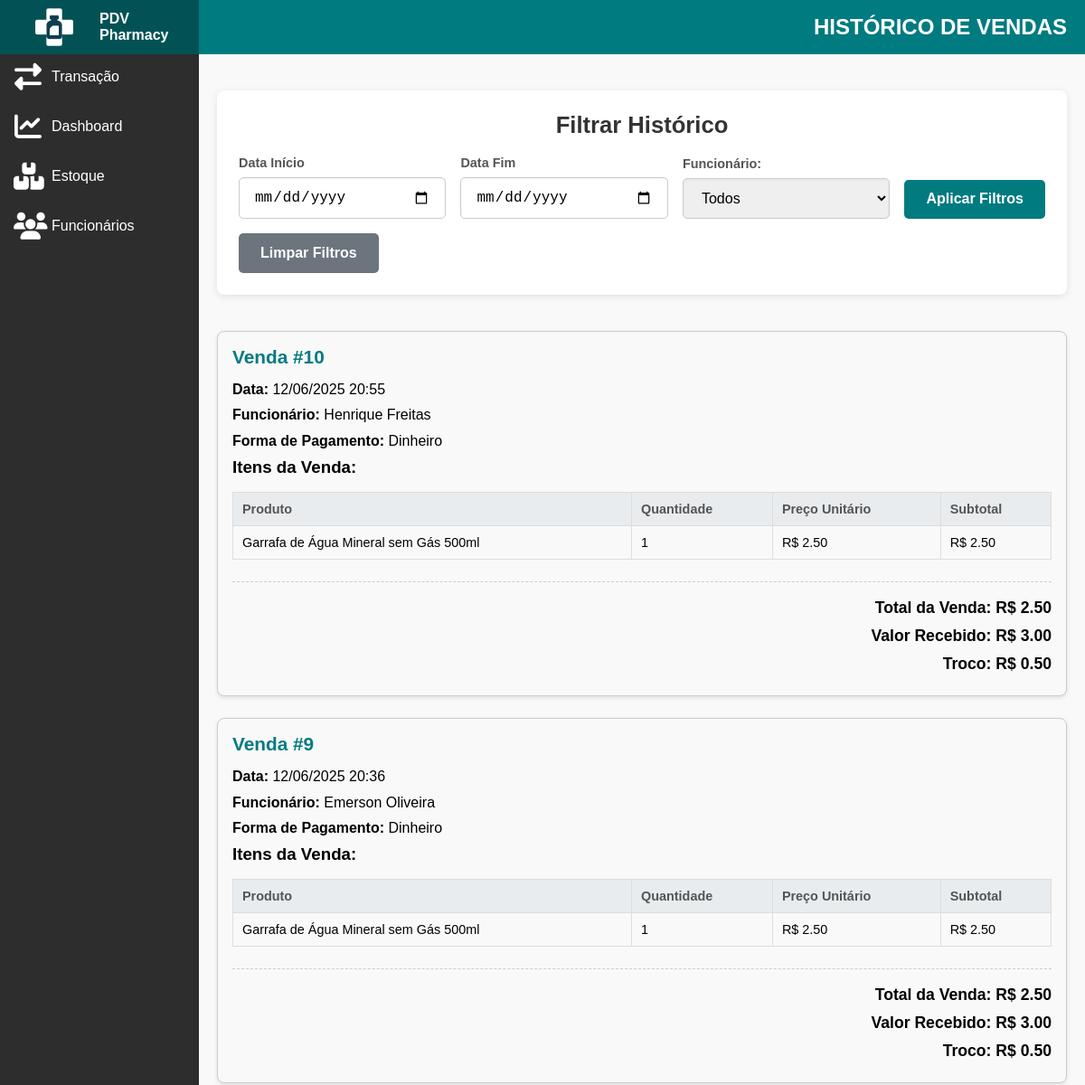
/vendas/historico/ (signed in, upper part), run on an earlier commit of the app's database.
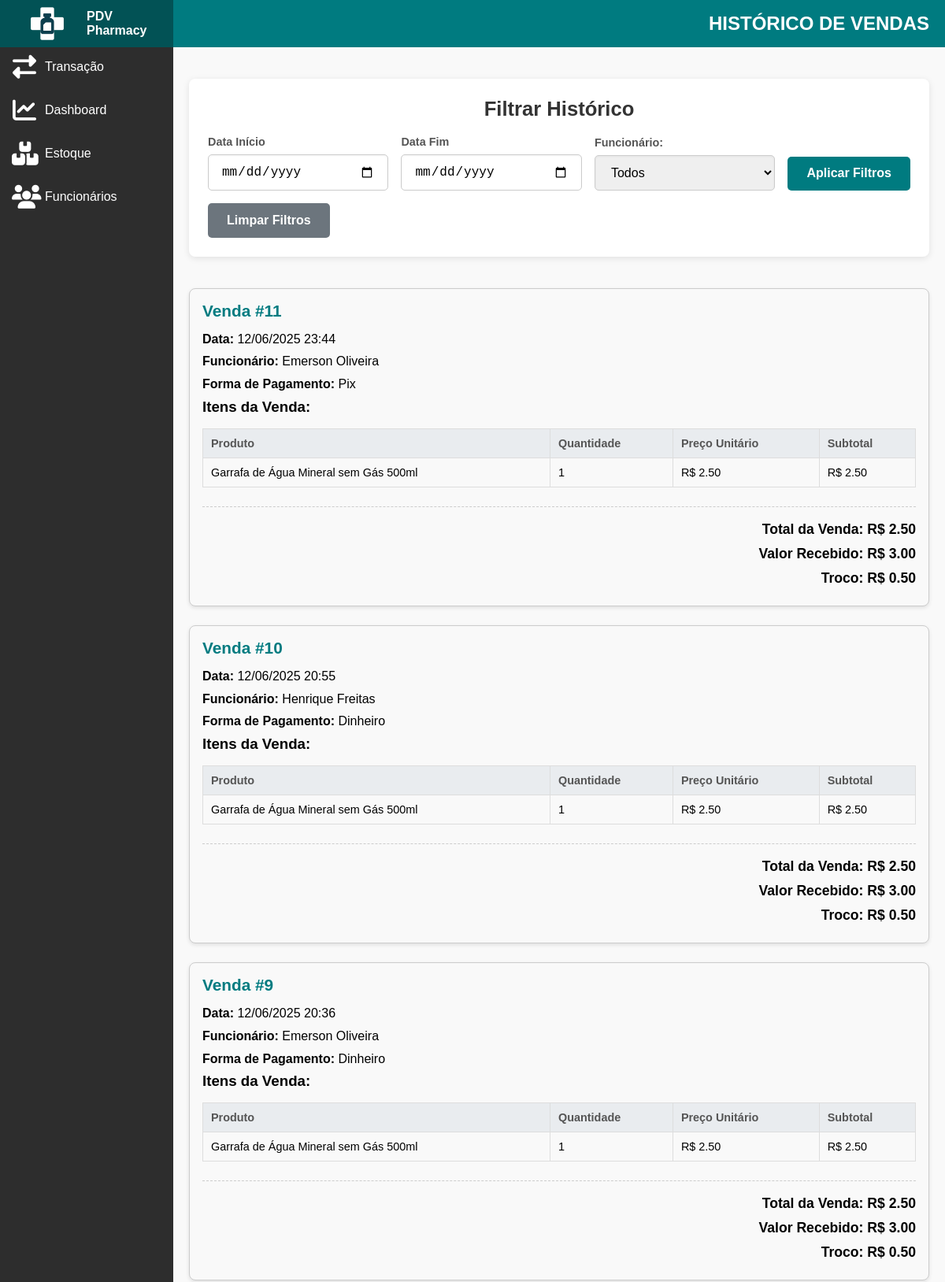
And on a later commit of the database.
### vendas/models.py (models this page shows, shortened)
class Venda(models.Model):
    FORMA_PAGAMENTO_CHOICES = [
        ('DINHEIRO', 'Dinheiro'),
        ('PIX', 'Pix'),
        ('CARTAO_CREDITO', 'Cartão de Crédito'),
        ('CARTAO_DEBITO', 'Cartão de Débito'),
    ]
    data = models.DateTimeField(auto_now_add=True)
    funcionario = models.ForeignKey(User, on_delete=models.PROTECT)
    total = models.DecimalField(max_digits=10, decimal_places=2)
    valor_recebido = models.DecimalField(max_digits=10, decimal_places=2)
    troco = models.DecimalField(max_digits=10, decimal_places=2)
    forma_pagamento = models.CharField(
        max_length=20,
        choices=FORMA_PAGAMENTO_CHOICES,
        default='DINHEIRO' # Valor padrão
    )

class ItemVenda(models.Model):
    venda = models.ForeignKey(Venda, related_name='itens', on_delete=models.CASCADE)
    produto = models.ForeignKey(Produto, on_delete=models.PROTECT)
    quantidade = models.PositiveIntegerField()
    preco_unitario = models.DecimalField(max_digits=10, decimal_places=2)
    subtotal = models.DecimalField(max_digits=10, decimal_places=2)
    codigo_barras = models.CharField(max_length=20, null=True, blank=True)

### estoque/models.py (models this page shows, shortened)
class Produto(models.Model):
    CATEGORIAS = [
        ('medicamento', 'Medicamento'),
        ('cosmetico', 'Cosmético'),
        ('suplemento', 'Suplemento'),
        ('higiene', 'Higiene Pessoal'),
        ('perfumaria', 'Perfumaria'),
        ('bem_estar', 'Bem-estar'),
        ('veterinario', 'Produtos Veterinários'),
    ]
    nome = models.CharField(max_length=100)
    descricao = models.TextField(blank=True)
    preco = models.DecimalField(max_digits=10, decimal_places=2)
    categoria = models.CharField(max_length=100, choices=CATEGORIAS)
    codigo_barras = models.CharField(max_length=100, unique=True)
    imagem = models.ImageField(upload_to='produtos/', blank=True, null=True)
    quantidade_estoque = models.PositiveIntegerField(default=0)
    ativo = models.BooleanField(default=True)

### vendas/views.py (the view)
# urls.py: path('historico/', views.historico_vendas, name='historico_vendas'),
@login_required
def historico_vendas(request):
    vendas_qs = Venda.objects.select_related('funcionario').prefetch_related('itens__produto').order_by('-data')
    data_inicio_str = request.GET.get('data_inicio')
    data_fim_str = request.GET.get('data_fim')
    funcionario_id = request.GET.get('funcionario')
    if data_inicio_str:
        try:
            data_inicio = timezone.datetime.strptime(data_inicio_str, '%Y-%m-%d').date()
            vendas_qs = vendas_qs.filter(data__date__gte=data_inicio)
        except ValueError:
            messages.error(request, "Formato de data de início inválido.")
    if data_fim_str:
        try:
            data_fim = timezone.datetime.strptime(data_fim_str, '%Y-%m-%d').date()
            vendas_qs = vendas_qs.filter(data__date__lte=data_fim)
        except ValueError:
            messages.error(request, "Formato de data de fim inválido.")
    if funcionario_id and funcionario_id != '':
        try:
            vendas_qs = vendas_qs.filter(funcionario__id=funcionario_id)
        except ValueError:
            messages.error(request, "Funcionário selecionado inválido.")
    funcionarios = Funcionario.objects.select_related('user').order_by('user__first_name', 'user__last_name')
    is_dono_context = is_dono(request.user)
    context = {
        'vendas': vendas_qs,
        'funcionarios': funcionarios,
        'data_inicio_param': data_inicio_str,
        'data_fim_param': data_fim_str,
        'funcionario_param': funcionario_id,
        'is_dono': is_dono_context,
    }
    return render(request, 'vendas/historico.html', context)

### funcionario/context_processors.py (called while the page is built)
def funcionario_logado_context(request):
    funcionario_logado = None
    if request.user.is_authenticated:
        try:
            funcionario_logado = request.user.funcionario
        except Funcionario.DoesNotExist:
            pass
    return {'funcionario_logado': funcionario_logado}

def is_dono_context(request):
    is_dono_var = False
    if request.user.is_authenticated:
        is_dono_var = request.user.groups.filter(name='dono').exists()
    return {'is_dono': is_dono_var}

### vendas/views.py (called while the page is built)
def is_dono(user):
    return user.groups.filter(name='dono').exists()

### templates/vendas/historico.html (shortened to what the changed rows need)
{% load static %}
{% load tz %}
<!DOCTYPE html>
<html lang="pt-br">
<head>
    <link rel="stylesheet" href="https://cdnjs.cloudflare.com/ajax/libs/font-awesome/6.4.0/css/all.min.css"/>
    <link rel="stylesheet" href="{% static 'css/style_vendas_historico.css' %}">
</head>
<body>
    <div class="main-content">
        <div class="filter-section">
            <h2>Filtrar Histórico</h2>
        </div>
        <div class="history-container">
            {% if vendas %}
                {% for venda in vendas %}
                    <div class="venda-card">
                        <h2>Venda #{{ venda.id }}</h2>
                        <p><strong>Data:</strong> {{ venda.data|date:"d/m/Y H:i" }}</p>
                        <p><strong>Funcionário:</strong> {{ venda.funcionario.first_name }} {% if venda.funcionario.last_name %}{{ venda.funcionario.last_name }}{% endif %}</p>
                        <p><strong>Forma de Pagamento:</strong> {{ venda.get_forma_pagamento_display }}</p>
                        <h3>Itens da Venda:</h3>
                        <table class="items-table">
                            <thead>
                                <tr>
                                    <th>Produto</th>
                                    <th>Quantidade</th>
                                    <th>Preço Unitário</th>
                                    <th>Subtotal</th>
                                </tr>
                            </thead>
                            <tbody>
                                {% for item in venda.itens.all %}
                                    <tr>
                                        <td>{{ item.produto.nome }}</td>
                                        <td>{{ item.quantidade }}</td>
                                        <td>R$ {{ item.preco_unitario|floatformat:2 }}</td>
                                        <td>R$ {{ item.subtotal|floatformat:2 }}</td>
                                    </tr>
                                {% empty %}
                                    <tr>
                                        <td colspan="4">Nenhum item nesta venda.</td>
                                    </tr>
                                {% endfor %}
                            </tbody>
                        </table>
                        <div class="total-info">
                            <p><strong>Total da Venda:</strong> R$ {{ venda.total|floatformat:2 }}</p>
                            <p><strong>Valor Recebido:</strong> R$ {{ venda.valor_recebido|floatformat:2 }}</p>
                            <p><strong>Troco:</strong> R$ {{ venda.troco|floatformat:2 }}</p>
                        </div>
                    </div>
                {% endfor %}
            {% else %}
                <p class="no-sales">Nenhuma venda encontrada com os filtros aplicados.</p>
            {% endif %}
        </div>
    </div>
</body>
</html>

What changed in the data, as far as the page shows it:
added Venda: id "11", data "12/06/2025 23:44", funcionario.first_name "Emerson", funcionario.last_name "Oliveira", forma_pagamento "Pix", total "2.50", valor_recebido "3.00", troco "0.50"
added ItemVenda: produto.nome "Garrafa de Água Mineral sem Gás 500ml", quantidade "1", preco_unitario "2.50", subtotal "2.50", shown under "11"
